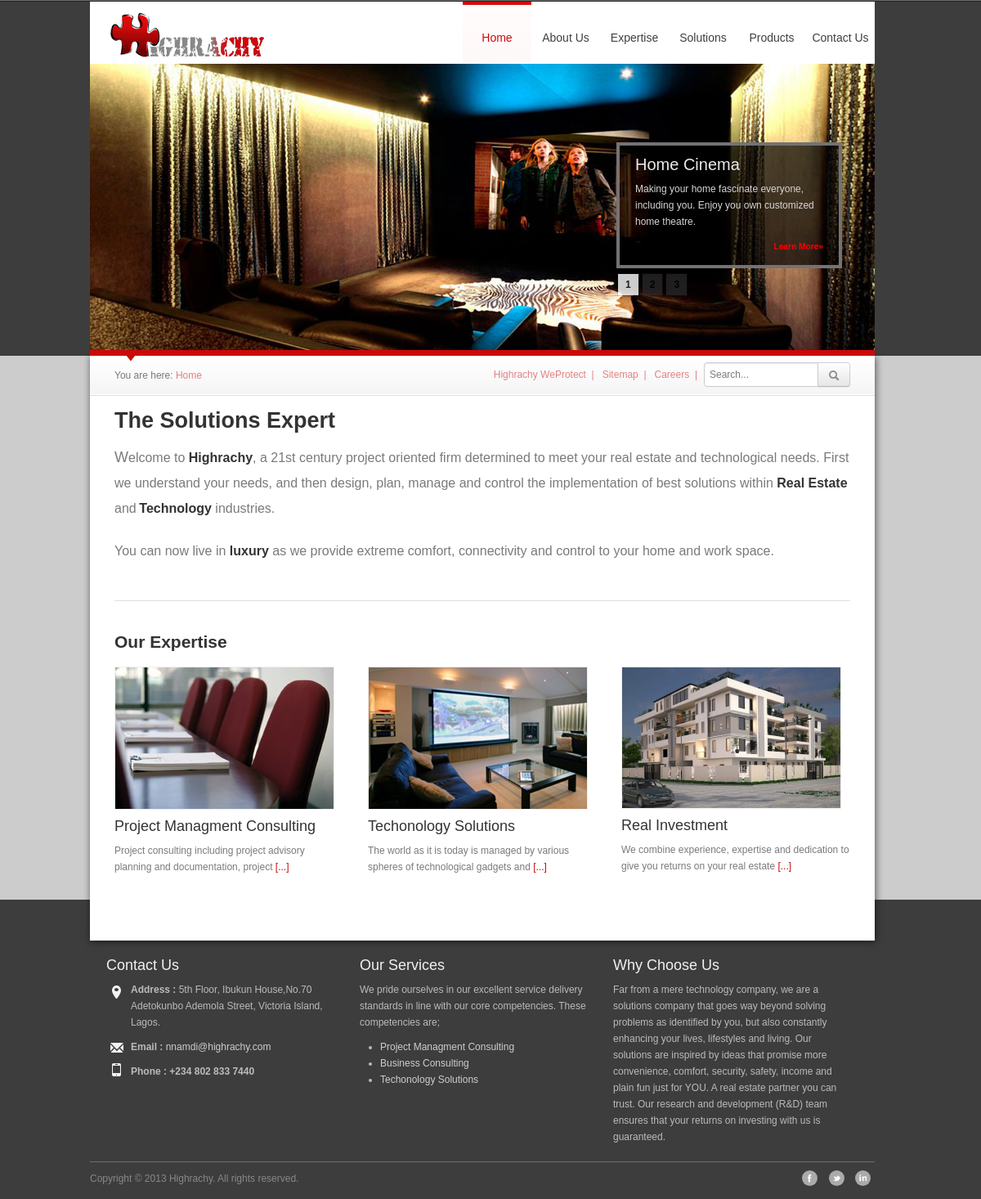
The page /index_nrsp.php on the database its author committed.
### tables this page shows
CREATE TABLE `slideshow` (
  `slideshow_id` int(11) NOT NULL,
  `name` varchar(60) NOT NULL,
  `description` varchar(250) NOT NULL,
  `link_text` varchar(250) NOT NULL,
  `link_page` varchar(100) NOT NULL,
  `slideshow_pics` varchar(60) NOT NULL,
  `show_home` varchar(10) NOT NULL DEFAULT 'YES',
  `modified` timestamp NOT NULL DEFAULT CURRENT_TIMESTAMP
);

CREATE TABLE `edit` (
  `id` int(11) NOT NULL,
  `name` varchar(60) NOT NULL,
  `content` mediumtext,
  `modified` timestamp NOT NULL DEFAULT CURRENT_TIMESTAMP ON UPDATE CURRENT_TIMESTAMP
);

CREATE TABLE `home` (
  `id` int(11) NOT NULL,
  `pics` varchar(150) NOT NULL,
  `link` int(11) NOT NULL,
  `modified` timestamp NOT NULL DEFAULT CURRENT_TIMESTAMP ON UPDATE CURRENT_TIMESTAMP
);

CREATE TABLE `expertise` (
  `id` int(11) NOT NULL,
  `name` varchar(150) NOT NULL,
  `content` text,
  `pics` varchar(150) DEFAULT NULL,
  `link` int(11) NOT NULL DEFAULT '0',
  `priority` int(11) NOT NULL DEFAULT '1',
  `icons_id` int(11) DEFAULT NULL,
  `modified` timestamp NOT NULL DEFAULT CURRENT_TIMESTAMP
);

CREATE TABLE `contact` (
  `id` int(11) NOT NULL,
  `address` text NOT NULL,
  `mobile1` varchar(20) NOT NULL,
  `land` varchar(30) NOT NULL,
  `facebook` varchar(250) NOT NULL,
  `twitter` varchar(250) NOT NULL,
  `linked` varchar(250) NOT NULL,
  `modified` timestamp NOT NULL DEFAULT CURRENT_TIMESTAMP
);

### functions/database.class.php (called while the page is built, shortened)
<?php
class Database {
private $affected_rows = 0;
private $link_id = 0;
private $query_id = 0;
public function __construct($server, $user, $pass, $database, $pre=''){
	$this->server=$server;
	$this->user=$user;
	$this->pass=$pass;
	$this->database=$database;
	$this->link_id = @mysqli_connect($this->server, $this->user, $this->pass, $this->database);
	if (!$this->link_id) {
		trigger_error('Could not connect to MySQL: ' . mysqli_connect_error());
	} else {
		mysqli_set_charset($this->link_id, 'utf8');
	}
}
protected function query($sql) {
	$this->query_id = @mysqli_query($this->link_id,$sql);
	$this->affected_rows = @mysqli_affected_rows($this->link_id);
	return $this->query_id;
}
protected function fetch_array($query_id=-1) {
	if ($query_id instanceof mysqli_result) {
		$this->query_id=$query_id;
	}
	if (isset($this->query_id)) {
		$record = @mysqli_fetch_assoc($this->query_id);
	}else{
		trigger_error("Invalid Records could not be fetched.");
	}
	return $record;
}
public function fetch_first_row($query_string) {
	$query_id = $this->query($query_string);
	$out = $this->fetch_array($query_id);
	return $out;
}
public function fetch_all_row($sql) {
	$query_id = $this->query($sql);
	$out = array();
	while ($row = $this->fetch_array($query_id)){
		$out[] = $row;
	}
	return $out;
}
public function total_affected_rows($query_string ="") {
	return $this->affected_rows;
}
protected function free_result($query_id=-1) {
	if ($query_id instanceof mysqli_result) {
		$this->query_id=$query_id;
	}
}
}
?>

### includes/config.inc.php (called while the page is built, shortened)
<?php
function more($text = "", $number= 0, $more=" ..."){
	$more = strip_tags($more);
	$org_total = strip_tags(strlen($text));
	if(strrpos(strip_tags($text)," ",0))
		$f = strrpos(strip_tags($text)," ",0);
	else $f = $org_total;
	$desc = substr(strip_tags($text),0,$f);
	$ext_total = strip_tags(strlen($desc));
	if ( (is_int($number) &&($number > 0))){
		if (($ext_total > $number)){
			$desc = substr($desc,0, $number - strlen($more));
			$ff = strrpos(strip_tags($desc)," ",0);
			$desc = substr(strip_tags($desc),0,$ff) . $more;
		}
	}
	return $desc;
	}
?>

### index_nrsp.php (the view, shortened to what this page needs)
<?php
include('includes/config.inc.php');
require('functions/database.class.php');
$db = new Database(DB_HOST, DB_USER, DB_PASSWORD, DB_NAME);
$query = "SELECT content FROM edit where id='1'";
$rows = $db->fetch_first_row($query);
$tagline = $rows['content'];
$query = "SELECT home.id, home.pics, home.link, name,content FROM home INNER JOIN expertise ON home.link = expertise.id ORDER BY expertise.id LIMIT 3";
$rows = $db->fetch_all_row($query);
$content = "";
$count = 0;
foreach ($rows as $row){
  $count++;
  $content .= '<div class="span4';
  if ($count == 3) $content .= ' last';
  $content .= '"><img src="img/expertise/'.$row['pics'].'" width="267" height="173" /><h4>'.$row['name'].'</h4><p>'.more($row['content'],90,"").' <a href="expertise.php">[...]</a></p></div>';
  }
$query = "SELECT name,description,link_text,link_page,slideshow_pics FROM slideshow WHERE show_home='YES' ORDER BY RAND() LIMIT 3";
$slideshow = "";
$table = $db->fetch_all_row($query);
if ($db->total_affected_rows() > 1){
foreach ($table as $rows){
    $slideshow .= "<div class='oneByOne_item'><img src='img/slideshow/{$rows['slideshow_pics']}' alt='Slideshow Picture of {$rows['name']}'><div class='text_1_1' style='border:4px solid #737375'><h4>{$rows['name']}</h4><p>{$rows['description']}</p><p class='pull-right'><a href='{$rows['link_page']}'><small>{$rows['link_text']}&raquo;</small></a></p></div></div>";
  }
}
?>
<?php include('includes/header.inc.php'); ?>
        <div id="slideshow">
        <div id="slider">
          <?php echo $slideshow ?>
        </div>
      <div id="cyclenav"></div>
      </div>
     </div>
     <section>
      <div class="container">
            <div id="content" class="row">
                <?php include('includes/breadcrumb.inc.php'); ?>
                <div id="index-content" class="maincontent">
                        <h2>The Solutions Expert</h2>
                        <div class="lead"><?php echo $tagline ?></div>
                        <div class="break"></div>
                        <h3>Our Expertise</h3>
                        <?php echo $content ?>
                    </div>
            </div>
      </div>
     </section>
        <?php include('includes/footer.inc.php'); ?>
    </body>
</html>

### includes/footer.inc.php (shortened to what this page needs)
<footer>
<?php
      $query = "SELECT address, mobile1, land,facebook, twitter, linked FROM contact WHERE id='1'";
      $table = $db->fetch_first_row($query);
      $address = $table['address'];
      $mobile1 = $table['mobile1'];
      $facebook = $table['facebook'];
      $twitter = $table['twitter'];
      $linked = $table['linked'];
      $query = "SELECT id,link,name FROM expertise WHERE link <> 0 LIMIT 3";
      $rows = $db->fetch_all_row($query);
$service = "";
foreach ($rows as $row){
	$service .= '<li><a href="expertise.php?page='.$row['link'].'">'.$row['name'].'</a></li>';
}
$query = "SELECT content FROM edit where id='2'";
$rows = $db->fetch_first_row($query);
$about = $rows['content'];
      ?>
       <div class="container">
          	<div class="span4">
              				<h3>Contact Us</h3>
                              <address>
                              <p class="home"><span> Address : </span><?php echo strip_tags($address) ?></p>
                              <p class="email"><span>Email : </span><a href="mailto:nnamdi@highrachy.com">nnamdi@highrachy.com</a></p>
                              <p class="phone"><span>Phone : </span><strong><?php echo $mobile1 ?></strong></p>
                              </address>
              </div>
              <div class="span4">
              <h3>Our Services</h3>
              <p>We pride ourselves in our excellent service delivery standards in line with our core competencies. These competencies are;  </p>
                  <ul id="footer-links">
                  <?php echo $service ?>
                  </ul>
              </div>
          	<div class="span4 last"><h3>Why Choose Us</h3>
              <p><?php echo strip_tags($about) ?></p></div>
              <div class="clearfix"></div>
          <div id="copyright" class="row">
              	<div class="span4 pull-left">Copyright &copy; 2013 Highrachy. All rights reserved.</div>
             	    <div class="span7 pull-right">
                      <ul class="unstyled inline align-right">
                          <li><a href="<?php echo $facebook ?>"><span id="facebook_icon"></span></a></li>
                          <li><a href="<?php echo $twitter ?>"><span id="twitter_icon"></span></a></li>
                          <li><a href="<?php echo $linked ?>"><span id="linkedin_icon"></span></a></li>
                      </ul>
                  </div>
          </div>
       </div>
   </footer>

### css/main.css (style rules this page uses)
img { vertical-align: middle; }
body,footer { background-color:#3d3d3d; }
body { padding-top:2px; background-image: url(../img/top.png); background-repeat: repeat-x; }
section { background-color: #cccccc; }
#top,#content { background-color:white; }
footer { margin-top:-50px; padding:60px 0 0;color:#bbb; }
footer h3 { color:#f1f1f1;font-weight:normal;font-size:18px; line-height:20px; }
footer span { font-weight:bold; }
footer p.home { background: url(../img/bg-pointer.png) 5px 5px no-repeat;padding-left: 30px; }
footer p.email { background: url(../img/bg-mail.png) 5px 5px no-repeat;padding-left: 30px; }
footer p.phone { background: url(../img/bg-phone.png) 5px 0px no-repeat;padding-left: 30px; }
footer a { color:#cecece; }
#copyright { margin-top:10px; padding-top: 10px; color: #888; border-top-width: thin; border-top-style: solid; border-top-color: #6D6D6D; }
div#content { position: relative; z-index: 1; box-shadow: 1px 1px 9px rgba(0, 0, 0, 0.6); -moz-box-shadow: 1px 1px 9px rgba(0,0,0,0.6); -webkit-box-shadow: 1px 1px 9px rgba(0, 0, 0, 0.6); padding-bottom: 70px; }
.maincontent { padding:0px 30px; background-color:white; min-height:400px; }
.maincontent h4 { font-size: 18px;font-weight: 500; }
.maincontent div>img { border: 1px solid #efefef; }
#index-content.maincontent .span4,footer .span4 { width:280px; margin-left:0px; margin-right:30px; }
#index-content.maincontent .span4.last,footer .span4.last { margin-right:0px; }
.break { height: 20px; border-top: 1px solid #dfdfdf; width: auto; margin-top: 45px; position: relative; }
.align-right { text-align:right !important; }
#twitter_icon, #facebook_icon, #googleplus_icon, #skype_icon, #flickr_icon, #linkedin_icon, #vimeo_icon, #youtube_icon, #rss_icon { display: block; background:url(../img/social-icons.png) no-repeat #aaa; -webkit-border-radius: 99%; -moz-border-radius: 99%; -o-border-radius: 99%; border-radius: 99%; width: 19px; height: 19px; -webkit-transition: all 0.3s ease-in-out; -moz-transition: all 0.3s ease-in-out; -o-transition: all 0.3s ease-in-out; -ms-transition: all 0.3s ease-in-out; transition: all 0.3s ease-in-out; }
#twitter_icon { background-position: 5px 5px; }
#facebook_icon { background-position: -18px 5px; }
#linkedin_icon { background-position: -110px 5px; }
#slideshow { width:960px; height:350px; background-color:black; margin:-8px 0 7px -20px; color:#D5D5D5; }
#slider { position:relative; z-index:10; overflow:visible; }
#cyclenav { position: relative; display: inline-block; z-index: 21; top: -90px; left: 645px; }
.oneByOne_item { position:absolute; width:960px; height:350px; display:none; overflow:hidden; }
.oneByOne_item .text_1_1 { position: absolute; top: 96px; right: 40px; height:140px; overflow: hidden; width: 230px; background-image:url(../img/slider-transparent.png); background:rgba(0,0,0,0.7); padding: 3px 19px; border: 1px solid rgba(37, 37, 37, 0.18); -webkit-background-clip: padding-box; background-clip: padding-box; }
.oneByOne_item .text_1_1 h4 { padding:0px !important; font-size:20px; font-weight:normal; color:#EAEAEA; }
.oneByOne_item .text_1_1 a { font-weight:bolder; color: #FD0000; }
.lead p { margin-bottom: 20px; font-size: 18px; font-weight: 200; line-height: 30px; }
.clearfix:before, .clearfix:after { content: " "; display: table; }
.clearfix:after { clear: both; }
.clearfix { *zoom: 1; }

### rows shown on the page
slideshow: slideshow_pics (picture), name "Home Cinema", description "Making your home fascinate everyone, including you. Enjoy you own customized home theatre.", link_text "Learn More"
edit: content "W elcome to Highrachy , a 21st century project oriented firm determined to meet your real estate and technological needs. First we understand your needs, and then design, plan, manage and control the implementation of best solutions within Real Estate and Technology industries. You can now live in luxury as we provide extreme comfort, connectivity and control to your home and work space."
home: pics (picture), expertise.name "Project Managment Consulting", expertise.content "Project consulting including project advisory planning and documentation, project"
home: pics (picture), expertise.name "Techonology Solutions", expertise.content "The world as it is today is managed by various spheres of technological gadgets and"
home: pics (picture), expertise.name "Real Investment", expertise.content "We combine experience, expertise and dedication to give you returns on your real estate"
contact: address "5th Floor, Ibukun House,No.70 Adetokunbo Ademola Street, Victoria Island, Lagos.", mobile1 "+234 802 833 7440"
expertise: name "Project Managment Consulting"
expertise: name "Business Consulting"
expertise: name "Techonology Solutions"
edit: content "Far from a mere technology company, we are a solutions company that goes way beyond solving problems as identified by you, but also constantly enhancing your lives, lifestyles and living. Our solutions are inspired by ideas that promise more convenience, comfort, security, safety, income and plain fun just for YOU. A real estate partner you can trust. Our research and development (R&D) team ensures that your returns on investing with us is guaranteed."

### other values the page prints
$home "Home"
